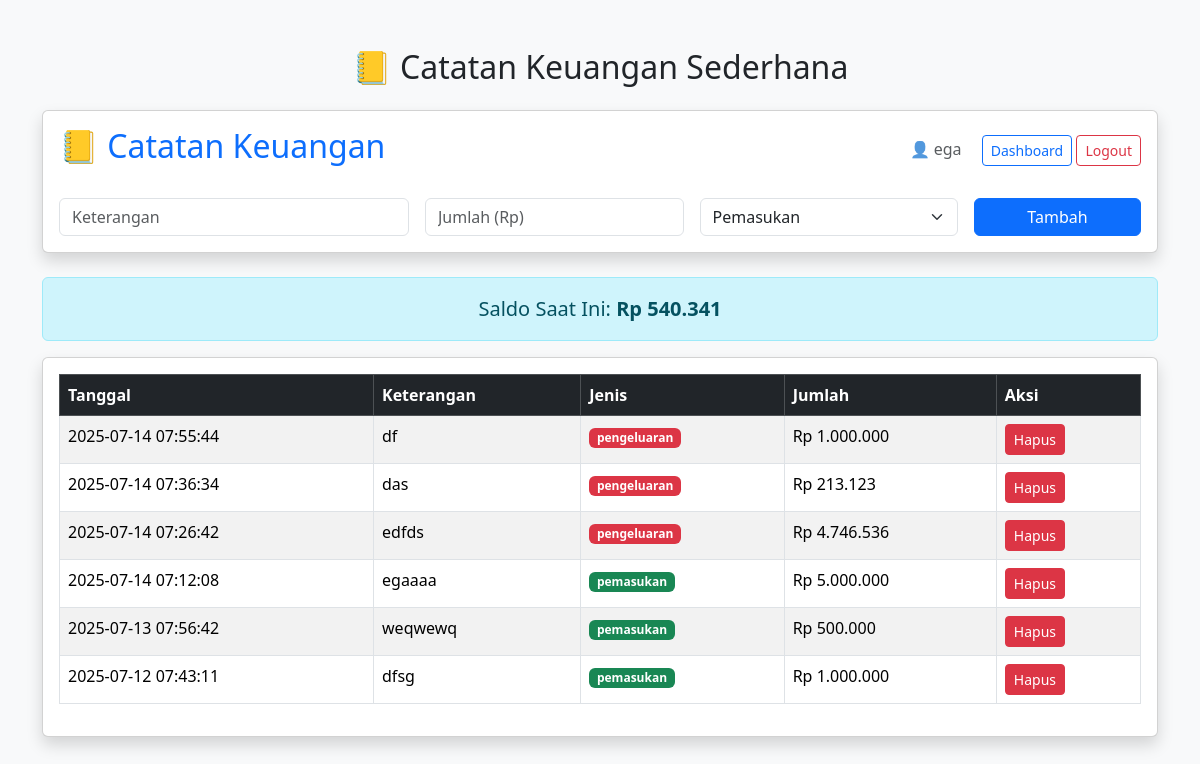
/index.php (signed in), run on the app's committed database.
### tables this page shows
CREATE TABLE `catatan` (
  `id` int(11) NOT NULL,
  `keterangan` varchar(255) NOT NULL,
  `jumlah` int(11) NOT NULL,
  `jenis` enum('pemasukan','pengeluaran') NOT NULL,
  `tanggal` datetime DEFAULT current_timestamp(),
  `user_id` int(11) NOT NULL
);

### index.php (the view, shortened to what this page needs)
<?php
include 'config.php';
$user_id = $_SESSION['id'];
$stmt = $conn->prepare("SELECT * FROM catatan WHERE user_id = ? ORDER BY tanggal DESC");
$stmt->bind_param("i", $user_id);
$stmt->execute();
$data_result = $stmt->get_result();
$saldo = 0;
$data = [];
while ($row = $data_result->fetch_assoc()) {
    $data[] = $row;
    $saldo += ($row['jenis'] == 'pemasukan') ? $row['jumlah'] : -$row['jumlah'];
}
?>
<!DOCTYPE html>
<html lang="id">
<head>
    <link href="https://cdn.jsdelivr.net/npm/bootstrap@5.3.3/dist/css/bootstrap.min.css" rel="stylesheet">
</head>
<body class="bg-light">
<div class="container mt-5">
    <h2 class="mb-4 text-center">📒 Catatan Keuangan Sederhana</h2>
    <div class="card mb-4 shadow">
        <div class="card-body">
            <div class="d-flex justify-content-between align-items-center mb-4">
    <h2 class="text-primary">📒 Catatan Keuangan</h2>
    <div>
        <span class="me-3 text-muted">👤 <?= $_SESSION['username'] ?></span>
        <a href="dashboard.php" class="btn btn-outline-primary btn-sm">Dashboard</a>
        <a href="logout.php" class="btn btn-outline-danger btn-sm">Logout</a>
    </div>
</div>
            <form method="POST" action="tambah.php" class="row g-3">
                <div class="col-md-4">
                    <input type="text" name="keterangan" class="form-control" placeholder="Keterangan" required>
                </div>
                <div class="col-md-3">
                    <input type="number" name="jumlah" class="form-control" placeholder="Jumlah (Rp)" required>
                </div>
                <div class="col-md-3">
                    <select name="jenis" class="form-select" required>
                        <option value="pemasukan">Pemasukan</option>
                    </select>
                </div>
                <div class="col-md-2 d-grid">
                    <button type="submit" class="btn btn-primary">Tambah</button>
                </div>
            </form>
        </div>
    </div>
    <div class="alert alert-info text-center fs-5">
        Saldo Saat Ini: <strong>Rp <?= number_format($saldo, 0, ',', '.') ?></strong>
    </div>
    <div class="card shadow">
        <div class="card-body">
            <table class="table table-bordered table-striped table-hover">
                <thead class="table-dark">
                    <tr>
                        <th>Tanggal</th>
                        <th>Keterangan</th>
                        <th>Jenis</th>
                        <th>Jumlah</th>
                        <th>Aksi</th>
                    </tr>
                </thead>
                <tbody>
                    <?php if (count($data) > 0): ?>
                        <?php foreach ($data as $d): ?>
                        <tr>
                            <td><?= $d['tanggal'] ?></td>
                            <td><?= htmlspecialchars($d['keterangan']) ?></td>
                            <td>
                                <span class="badge bg-<?= $d['jenis'] == 'pemasukan' ? 'success' : 'danger' ?>">
                                    <?= $d['jenis'] ?>
                                </span>
                            </td>
                            <td>Rp <?= number_format($d['jumlah'], 0, ',', '.') ?></td>
                            <td>
                                <a href="hapus.php?id=<?= $d['id'] ?>"
                                   class="btn btn-sm btn-danger"
                                   onclick="return confirm('Yakin ingin menghapus data ini?')">
                                   Hapus
                                </a>
                            </td>
                        </tr>
                        <?php endforeach; ?>
                    <?php else: ?>
                        <tr><td colspan="5" class="text-center">Belum ada data</td></tr>
                    <?php endif; ?>
                </tbody>
            </table>
        </div>
    </div>
</div>
</body>
</html>

### data on the page
catatan: tanggal "2025-07-14 07:55:44", keterangan "df", jenis "pengeluaran", jumlah "1.000.000"
catatan: tanggal "2025-07-14 07:36:34", keterangan "das", jenis "pengeluaran", jumlah "213.123"
catatan: tanggal "2025-07-14 07:26:42", keterangan "edfds", jenis "pengeluaran", jumlah "4.746.536"
catatan: tanggal "2025-07-14 07:12:08", keterangan "egaaaa", jenis "pemasukan", jumlah "5.000.000"
catatan: tanggal "2025-07-13 07:56:42", keterangan "weqwewq", jenis "pemasukan", jumlah "500.000"
catatan: tanggal "2025-07-12 07:43:11", keterangan "dfsg", jenis "pemasukan", jumlah "1.000.000"

### other printed values
$_SESSION['username'] "ega"
$saldo "540.341"
